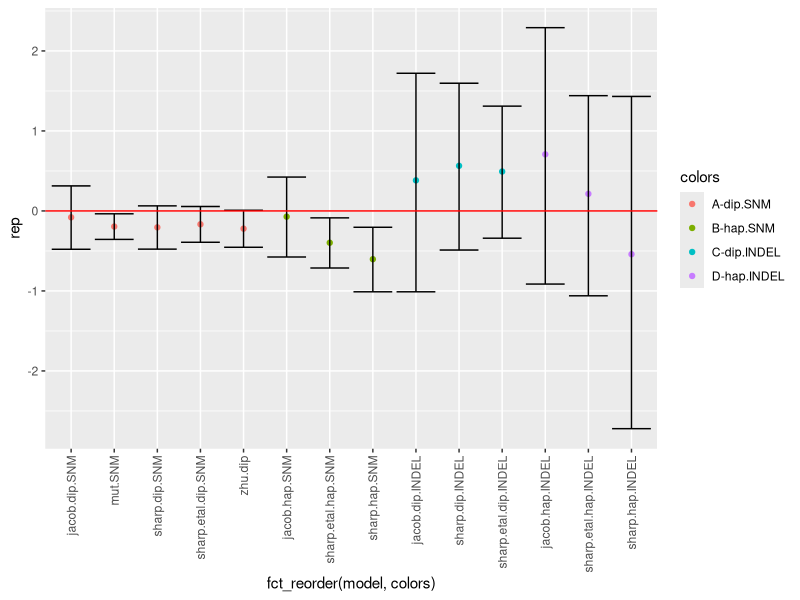
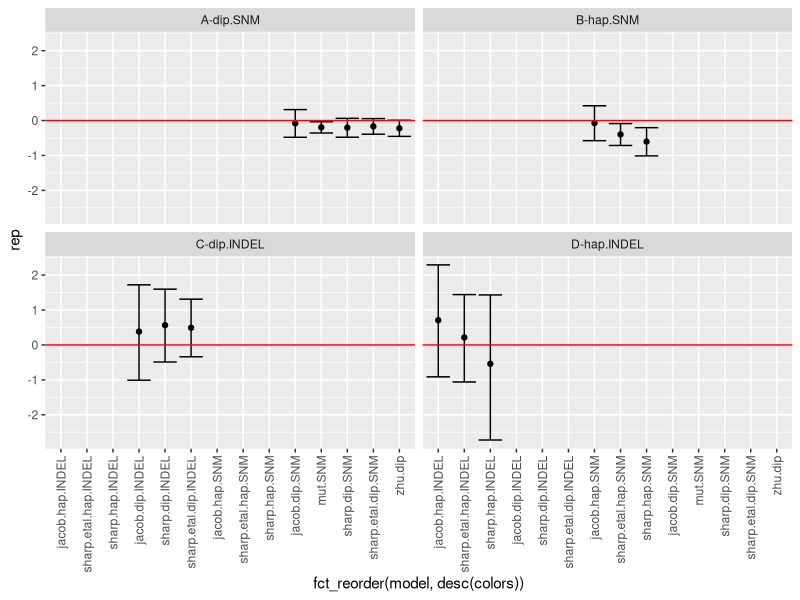
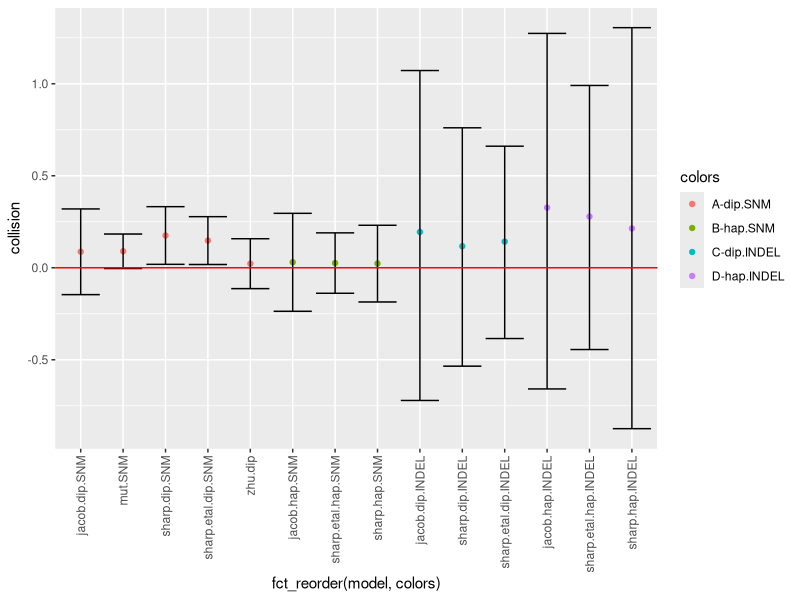
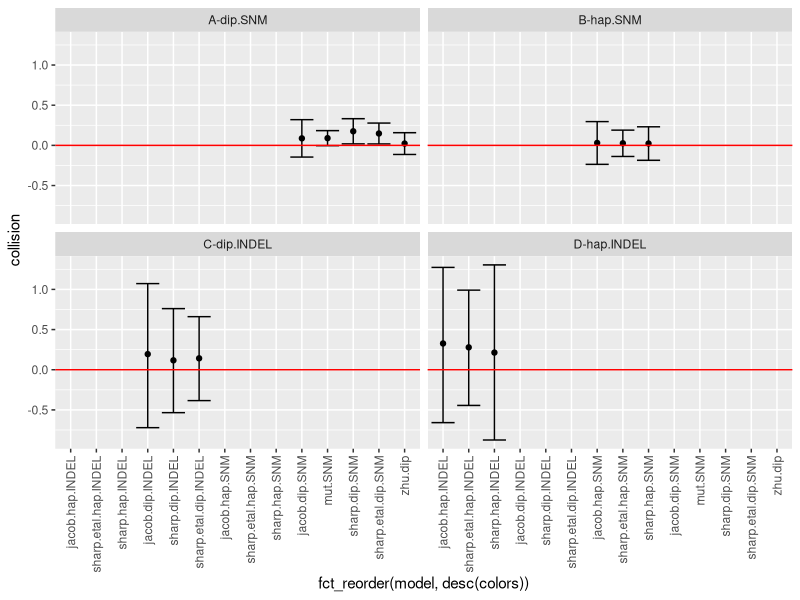
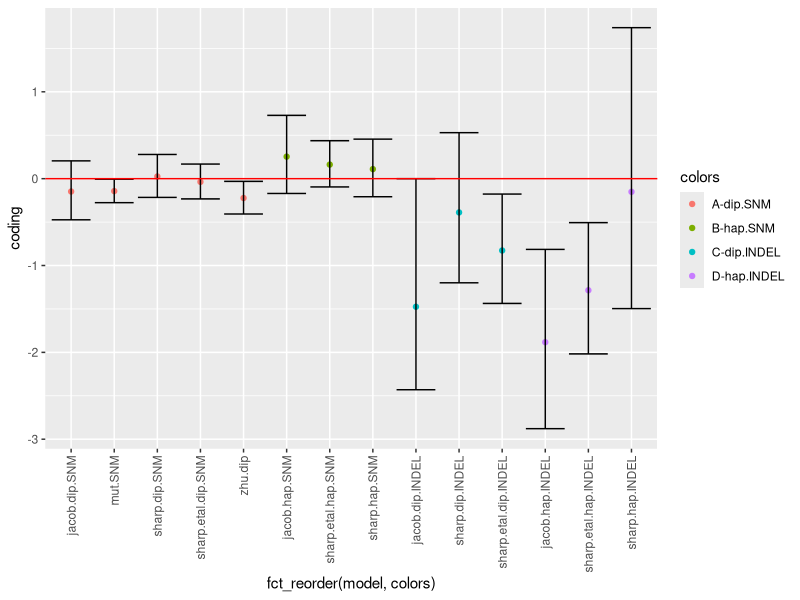
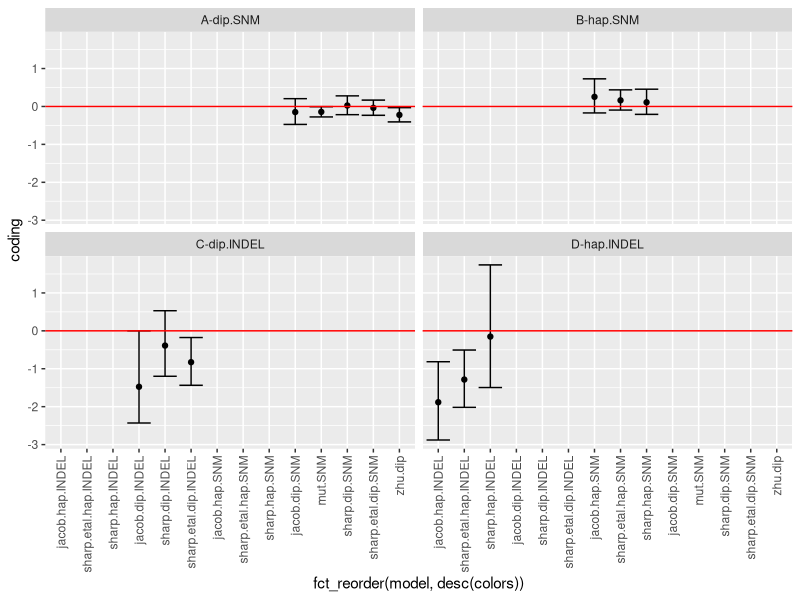
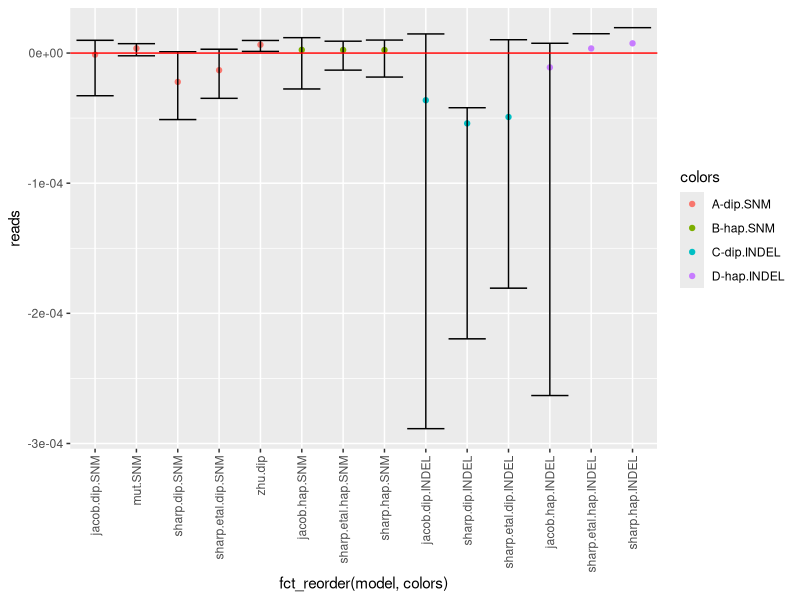
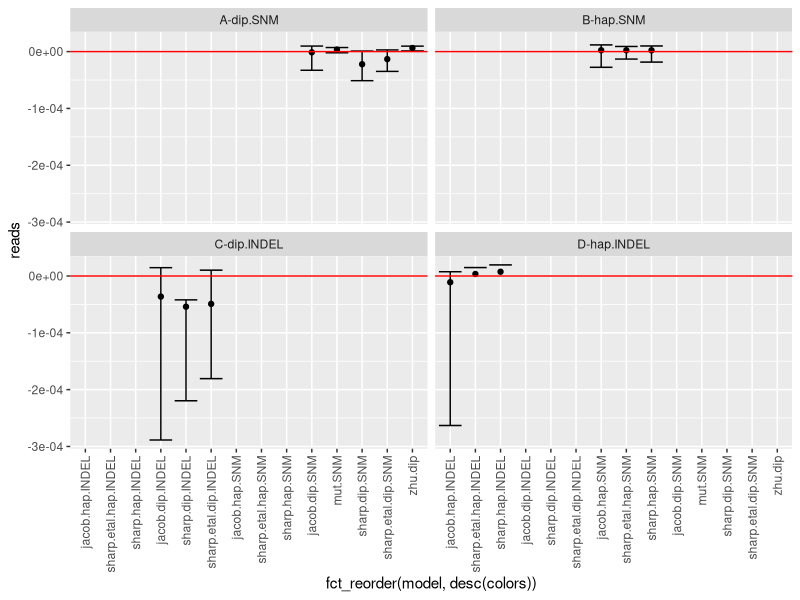

R code for these plots, in order:
## ---- chunk 1
knitr::opts_chunk$set(echo = TRUE)
## ---- chunk 2
library(tidyverse)
## ---- chunk 3
model_info <- data.frame(
  model = c("sharp.dip.SNM", "jacob.dip.SNM", "sharp.etal.dip.SNM", "zhu.dip", "mut.SNM", "sharp.hap.SNM", "jacob.hap.SNM", "sharp.etal.hap.SNM", "sharp.dip.INDEL", "jacob.dip.INDEL", "sharp.etal.dip.INDEL", "sharp.hap.INDEL", "jacob.hap.INDEL", "sharp.etal.hap.INDEL"),
  colors = c("A-dip.SNM", "A-dip.SNM", "A-dip.SNM", "A-dip.SNM", "A-dip.SNM", "B-hap.SNM", "B-hap.SNM" ,"B-hap.SNM", "C-dip.INDEL", "C-dip.INDEL",  "C-dip.INDEL", "D-hap.INDEL", "D-hap.INDEL", "D-hap.INDEL"),
  rep = c(-2.052e-01, -7.978e-02, -1.668e-01, -2.215e-01, -1.951e-01, -6.032e-01, -7.171e-02, -3.974e-01, 5.642e-01, 3.822e-01, 4.926e-01, -5.408e-01, 7.076e-01, 2.137e-01),
  reads = c(-2.217e-05, -1.234e-06, -1.318e-05, 6.391e-06, 3.598e-06, 2.319e-06, 2.438e-06, 2.371e-06, -5.405e-05, -3.627e-05, -4.914e-05, 7.460e-06, -1.101e-05, 3.523e-06),
  coding = c(2.488e-02, -1.481e-01, -3.701e-02, -2.231e-01, -1.433e-01, 1.098e-01, 2.534e-01, 1.619e-01, -3.889e-01, -1.475e+00, -8.271e-01, -1.516e-01, -1.883e+00, -1.285e+00),
  collision = c(1.753e-01, 8.724e-02, 1.477e-01, 2.243e-02, 8.972e-02, 2.309e-02, 3.028e-02, 2.582e-02, 1.170e-01, 1.944e-01, 1.421e-01, 2.136e-01, 3.268e-01, 2.786e-01),
  rep.down = c(-4.775293e-01, -4.791561e-01, -3.913764e-01, -4.539471e-01, -3.558457e-01, -1.010930e+00, -5.756942e-01, -7.130008e-01, -4.886572e-01, -1.010614e+00, -3.404839e-01, -2.721823e+00, -9.137856e-01, -1.060782e+00),
  rep.up = c(6.360356e-02, 3.130536e-01, 5.559174e-02, 8.412707e-03, -3.542779e-02, -2.037404e-01, 4.232165e-01, -8.627691e-02, 1.596508e+00, 1.720751e+00, 1.310239e+00, 1.4313730922, 2.291084e+00, 1.440745e+00),
  reads.down = c(-5.111056e-05, -3.279386e-05, -3.481588e-05, 1.233552e-06, -2.119457e-06, -1.844082e-05, -2.759907e-05, -1.311742e-05, -2.195834e-04, -2.886155e-04, -1.806549e-04, NA, -2.631348e-04, NA),
  reads.up = c(9.835700e-07, 9.795462e-06, 2.927847e-06, 9.678027e-06, 7.210977e-06, 9.951748e-06, 1.181710e-05, 9.085416e-06, -4.201084e-05, 1.466313e-05, 1.024323e-05, 0.0000195016, 7.514009e-06, 1.482445e-05),
  coding.down = c(-2.158401e-01, -4.738202e-01, -2.330540e-01, -4.072347e-01, -2.762603e-01, -2.084179e-01, -1.706011e-01, -9.560667e-02, -1.198944e+00, -2.430221e+00, -1.436594e+00, -1.496125e+00, -2.878718e+00, -2.017664e+00),
  coding.up = c(2.787125e-01, 2.049142e-01, 1.678515e-01, -3.122235e-02, -6.219840e-03, 4.547843e-01, 7.285998e-01, 4.370780e-01, 5.297016e-01, 1.466313e-05, -1.774493e-01, 1.7384435618, -8.145218e-01, -5.064310e-01),
  collision.down = c(1.865925e-02, -1.459507e-01, 1.779274e-02, -1.133967e-01, -4.053164e-03, -1.858414e-01, -2.365411e-01, -1.384750e-01, -5.347440e-01, -7.212018e-01, -3.845017e-01, -8.744888e-01, -6.584588e-01, -4.444185e-01),
  collision.up = c(3.320266e-01, 3.196031e-01, 2.776003e-01, 1.577637e-01, 1.833552e-01, 2.310384e-01, 2.957517e-01, 1.895493e-01, 7.606449e-01, 1.071910e+00, 6.606783e-01, 1.3048566369, 1.273596e+00, 9.906369e-01)
)
## ---- chunk 4
model_info %>% 
  ggplot(aes(fct_reorder(model, colors), rep)) + 
  geom_point(aes(color=colors)) +
  geom_errorbar(aes(ymin = rep.down, ymax = rep.up)) + 
  geom_hline(aes(yintercept = 0), color="red") + 
  theme(axis.text.x = element_text(angle = 90, vjust = 0.5, hjust=1)) 

model_info %>% 
  ggplot(aes(fct_reorder(model, desc(colors)), rep)) + 
  geom_point() +
  geom_errorbar(aes(ymin = rep.down, ymax = rep.up)) + 
  geom_hline(aes(yintercept = 0), color="red") + 
  theme(axis.text.x = element_text(angle = 90, vjust = 0.5, hjust=1)) +
  facet_wrap(vars(colors))
## ---- chunk 5
model_info %>% 
  ggplot(aes(fct_reorder(model, colors), collision)) + 
  geom_point(aes(color=colors)) +
  geom_errorbar(aes(ymin = collision.down, ymax = collision.up)) + 
  geom_hline(aes(yintercept = 0), color="red") + 
  theme(axis.text.x = element_text(angle = 90, vjust = 0.5, hjust=1))

model_info %>% 
  ggplot(aes(fct_reorder(model, desc(colors)), collision)) + 
  geom_point() +
  geom_errorbar(aes(ymin = collision.down, ymax = collision.up)) + 
  geom_hline(aes(yintercept = 0), color="red") + 
  theme(axis.text.x = element_text(angle = 90, vjust = 0.5, hjust=1)) +
  facet_wrap(vars(colors))
## ---- chunk 6
model_info %>% 
  ggplot(aes(fct_reorder(model, colors), coding)) + 
  geom_point(aes(color=colors)) +
  geom_errorbar(aes(ymin = coding.down, ymax = coding.up)) + 
  geom_hline(aes(yintercept = 0), color="red") + 
  theme(axis.text.x = element_text(angle = 90, vjust = 0.5, hjust=1))

model_info %>% 
  ggplot(aes(fct_reorder(model, desc(colors)), coding)) + 
  geom_point() +
  geom_errorbar(aes(ymin = coding.down, ymax = coding.up)) + 
  geom_hline(aes(yintercept = 0), color="red") + 
  theme(axis.text.x = element_text(angle = 90, vjust = 0.5, hjust=1)) +
  facet_wrap(vars(colors))
## ---- chunk 7
model_info %>% 
  ggplot(aes(fct_reorder(model, colors), reads)) + 
  geom_point(aes(color=colors)) +
  geom_errorbar(aes(ymin = reads.down, ymax = reads.up)) + 
  geom_hline(aes(yintercept = 0), color="red") + 
  theme(axis.text.x = element_text(angle = 90, vjust = 0.5, hjust=1))

model_info %>% 
  ggplot(aes(fct_reorder(model, desc(colors)), reads)) + 
  geom_point() +
  geom_errorbar(aes(ymin = reads.down, ymax = reads.up)) + 
  geom_hline(aes(yintercept = 0), color="red") + 
  theme(axis.text.x = element_text(angle = 90, vjust = 0.5, hjust=1)) +
  facet_wrap(vars(colors))
## ---- chunk 8
v = 0.01464228

# base.typeCG                      0.9918083  0.0436324  22.731  < 2e-16 ***
1-0.002040859/v
exp(0.9918083)

# rep.fitted.dip                   0.2441017  0.1814062   1.346 0.178429    
1-0.01460047/v
exp(0.2441017)

# reads                            0.0003922  0.0001160   3.380 0.000724 ***
1-0.01464228/v
exp(0.0003922)

# codingTRUE                      -0.8364834  0.3726488  -2.245 0.024788 *  
1-0.01452837/v
exp(-0.8364834)

# annotatedTRUE                    0.0791154  0.1816050   0.436 0.663094    
1-0.01463792/v
exp(0.0791154)

# usefulishTRUE                    1.2183441  0.2645069   4.606 4.10e-06 ***
1-0.01420625/v
exp(1.2183441)

# collision.dipTRUE               -0.4615400  0.1489498  -3.099 0.001944 ** 
1-0.01464228/v
exp(-0.4615400)

# reads:codingTRUE                -0.0004127  0.0001184  -3.486 0.000491 ***
1-0.01424838/v
exp(-0.0004127)

# rep.fitted.dip:reads            -0.0004074  0.0001223  -3.331 0.000865 ***
1-0.01464228/v
exp(-0.0004074)

# codingTRUE:collision.dipTRUE     0.6152270  0.1558002   3.949 7.85e-05 ***
1-0.01424403/v
exp(0.6152270)

# rep.fitted.dip:codingTRUE       -0.5891687  0.2046770  -2.879 0.003995 ** 
1-0.014451/v
exp(-0.5891687)

# rep.fitted.dip:reads:codingTRUE  0.0004261  0.0001233   3.456 0.000548 ***
1-0.01423595/v
exp(0.0004261)
